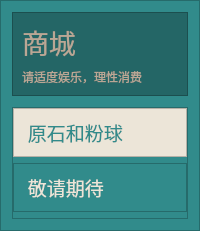
               <widget class="QFrame" name="frame_6">
                <property name="maximumSize">
                 <size>
                  <width>200</width>
                  <height>16777215</height>
                 </size>
                </property>
                <property name="styleSheet">
                 <string notr="true">background-color: rgb(49, 139, 139);</string>
                </property>
                <property name="frameShape">
                 <enum>QFrame::StyledPanel</enum>
                </property>
                <property name="frameShadow">
                 <enum>QFrame::Raised</enum>
                </property>
                <layout class="QVBoxLayout" name="verticalLayout_8" stretch="0,1">
                 <property name="spacing">
                  <number>11</number>
                 </property>
                 <item>
                  <widget class="QFrame" name="frame_8">
                   <property name="styleSheet">
                    <string notr="true">background-color: rgb(36, 102, 102);</string>
                   </property>
                   <property name="frameShape">
                    <enum>QFrame::StyledPanel</enum>
                   </property>
                   <property name="frameShadow">
                    <enum>QFrame::Raised</enum>
                   </property>
                   <layout class="QVBoxLayout" name="verticalLayout_7">
                    <item>
                     <widget class="QLabel" name="label_5">
                      <property name="font">
                       <font>
                        <family>SDK_SC_Web</family>
                        <pointsize>20</pointsize>
                       </font>
                      </property>
                      <property name="styleSheet">
                       <string notr="true">color: rgb(186, 167, 149);</string>
                      </property>
                      <property name="text">
                       <string>商城</string>
                      </property>
                     </widget>
                    </item>
                    <item>
                     <widget class="QLabel" name="label_6">
                      <property name="font">
                       <font>
                        <family>SDK_SC_Web</family>
                        <pointsize>9</pointsize>
                       </font>
                      </property>
                      <property name="styleSheet">
                       <string notr="true">color: rgb(186, 167, 149);</string>
                      </property>
                      <property name="text">
                       <string>请适度娱乐，理性消费</string>
                      </property>
                     </widget>
                    </item>
                   </layout>
                  </widget>
                 </item>
                 <item>
                  <widget class="QFrame" name="frame_9">
                   <property name="frameShape">
                    <enum>QFrame::StyledPanel</enum>
                   </property>
                   <property name="frameShadow">
                    <enum>QFrame::Raised</enum>
                   </property>
                   <layout class="QVBoxLayout" name="verticalLayout_9" stretch="0,0,1">
                    <property name="leftMargin">
                     <number>0</number>
                    </property>
                    <property name="topMargin">
                     <number>0</number>
                    </property>
                    <property name="rightMargin">
                     <number>0</number>
                    </property>
                    <property name="bottomMargin">
                     <number>0</number>
                    </property>
                    <item>
                     <widget class="QFrame" name="frame_10">
                      <property name="styleSheet">
                       <string notr="true">background-color: rgb(236, 229, 216);</string>
                      </property>
                      <property name="frameShape">
                       <enum>QFrame::StyledPanel</enum>
                      </property>
                      <property name="frameShadow">
                       <enum>QFrame::Raised</enum>
                      </property>
                      <layout class="QHBoxLayout" name="horizontalLayout_13">
                       <item>
                        <widget class="QLabel" name="label_7">
                         <property name="font">
                          <font>
                           <family>SDK_SC_Web</family>
                           <pointsize>14</pointsize>
                          </font>
                         </property>
                         <property name="styleSheet">
                          <string notr="true">
color: rgb(49, 139, 139);</string>
                         </property>
                         <property name="text">
                          <string> 原石和粉球</string>
                         </property>
                        </widget>
                       </item>
                      </layout>
                     </widget>
                    </item>
                    <item>
                     <widget class="QFrame" name="frame_11">
                      <property name="frameShape">
                       <enum>QFrame::StyledPanel</enum>
                      </property>
                      <property name="frameShadow">
                       <enum>QFrame::Raised</enum>
                      </property>
                      <layout class="QHBoxLayout" name="horizontalLayout_4">
                       <item>
                        <widget class="QLabel" name="label_8">
                         <property name="font">
                          <font>
                           <family>SDK_SC_Web</family>
                           <pointsize>14</pointsize>
                          </font>
                         </property>
                         <property name="styleSheet">
                          <string notr="true">color: rgb(236, 229, 216);</string>
                         </property>
                         <property name="text">
                          <string> 敬请期待</string>
                         </property>
                        </widget>
                       </item>
                      </layout>
                     </widget>
                    </item>
                    <item>
                     <widget class="QFrame" name="frame_12">
                      <property name="frameShape">
                       <enum>QFrame::StyledPanel</enum>
                      </property>
                      <property name="frameShadow">
                       <enum>QFrame::Raised</enum>
                      </property>
                     </widget>
                    </item>
                   </layout>
                  </widget>
                 </item>
                </layout>
               </widget>
